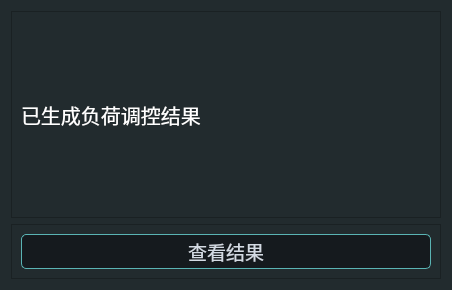
<?xml version="1.0" encoding="UTF-8"?>
<ui version="4.0">
 <class>M2Dialog2</class>
 <widget class="QDialog" name="M2Dialog2">
  <property name="geometry">
   <rect>
    <x>0</x>
    <y>0</y>
    <width>452</width>
    <height>290</height>
   </rect>
  </property>
  <property name="windowTitle">
   <string>运行评估</string>
  </property>
  <property name="styleSheet">
   <string notr="true">background-color: #222b2e;</string>
  </property>
  <layout class="QVBoxLayout" name="verticalLayout">
   <item>
    <widget class="QFrame" name="frame">
     <property name="sizePolicy">
      <sizepolicy hsizetype="Expanding" vsizetype="Expanding">
       <horstretch>0</horstretch>
       <verstretch>4</verstretch>
      </sizepolicy>
     </property>
     <property name="frameShape">
      <enum>QFrame::StyledPanel</enum>
     </property>
     <property name="frameShadow">
      <enum>QFrame::Raised</enum>
     </property>
     <layout class="QHBoxLayout" name="horizontalLayout_2">
      <item>
       <widget class="QLabel" name="label">
        <property name="font">
         <font>
          <family>楷体</family>
          <pointsize>15</pointsize>
          <weight>50</weight>
          <italic>false</italic>
          <bold>false</bold>
         </font>
        </property>
        <property name="styleSheet">
         <string notr="true">color: rgb(255, 255, 255);
font: 15pt &quot;楷体&quot;;</string>
        </property>
        <property name="text">
         <string>已生成负荷调控结果</string>
        </property>
       </widget>
      </item>
     </layout>
    </widget>
   </item>
   <item>
    <widget class="QFrame" name="frame_2">
     <property name="sizePolicy">
      <sizepolicy hsizetype="Expanding" vsizetype="Expanding">
       <horstretch>0</horstretch>
       <verstretch>1</verstretch>
      </sizepolicy>
     </property>
     <property name="styleSheet">
      <string notr="true">QPushButton{
	border-style: solid;
	border-color: rgb(90, 180, 180);
	border-width: 1px;
	border-radius: 5px;
	color: #d3dae3;
	padding: 2px;
	background-color: #151a1e;
}

QPushButton:hover{
	border-style: solid;
	border-color: rgb(24, 255, 140);
	border-width: 1px;
	border-radius: 5px;
	color: #d3dae3;
	padding: 2px;
	background-color: #1c1f1f;
}
QPushButton:pressed{
	border-style: solid;
	border-color: #050a0e;
	border-width: 1px;
	border-radius: 5px;
	color: #d3dae3;
	padding: 2px;
	background-color: #2c2f2f;
}</string>
     </property>
     <property name="frameShape">
      <enum>QFrame::StyledPanel</enum>
     </property>
     <property name="frameShadow">
      <enum>QFrame::Raised</enum>
     </property>
     <layout class="QHBoxLayout" name="horizontalLayout">
      <item>
       <widget class="QPushButton" name="show_btn">
        <property name="sizePolicy">
         <sizepolicy hsizetype="Expanding" vsizetype="Expanding">
          <horstretch>0</horstretch>
          <verstretch>0</verstretch>
         </sizepolicy>
        </property>
        <property name="font">
         <font>
          <pointsize>14</pointsize>
         </font>
        </property>
        <property name="text">
         <string>查看结果</string>
        </property>
       </widget>
      </item>
     </layout>
    </widget>
   </item>
  </layout>
 </widget>
 <resources/>
 <connections/>
</ui>
